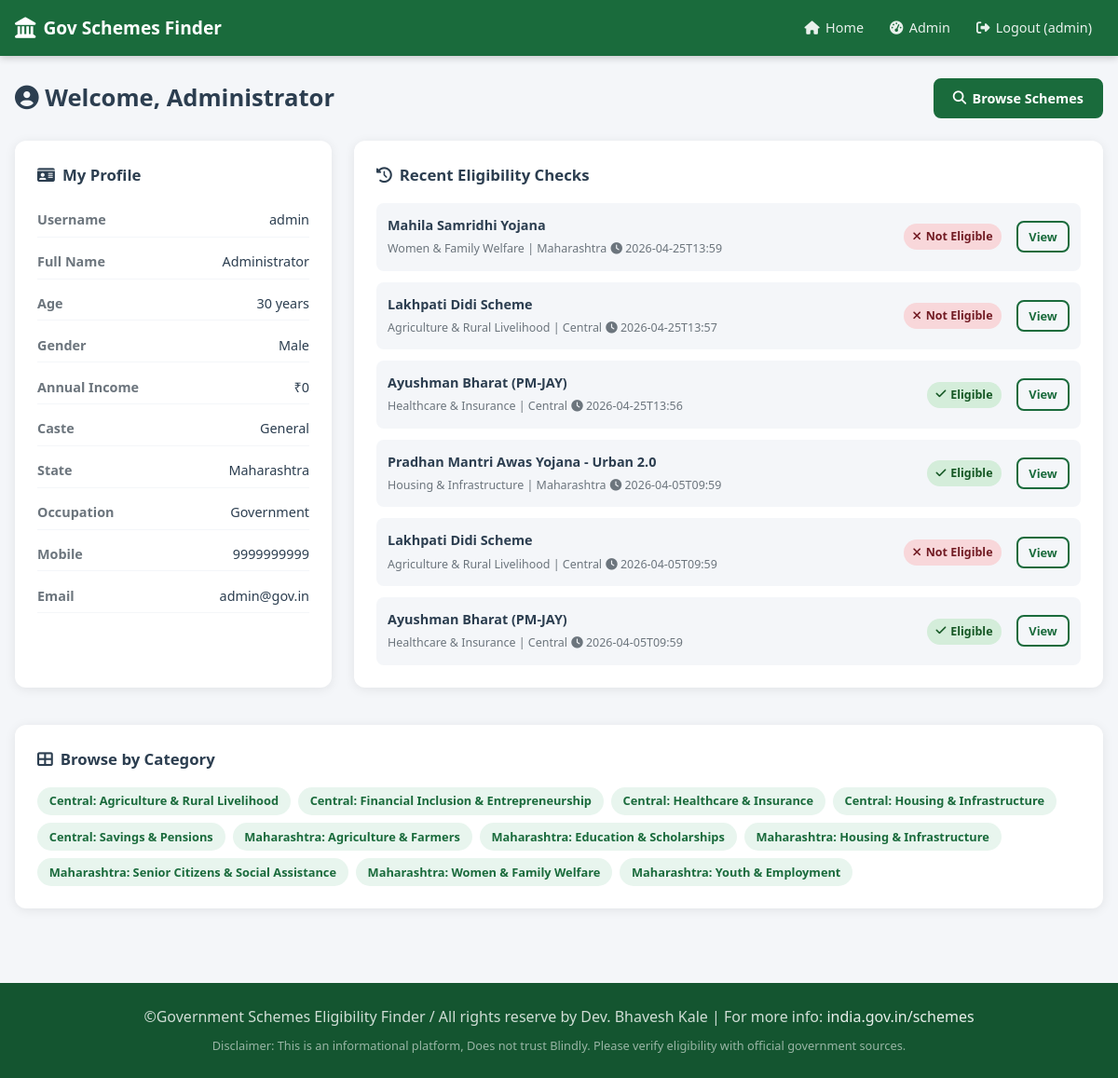
The app's page /dashboard (signed in) with its own data.
### tables this page shows
CREATE TABLE users (
        id INTEGER PRIMARY KEY AUTOINCREMENT,
        username TEXT UNIQUE NOT NULL,
        password TEXT NOT NULL,
        full_name TEXT,
        age INTEGER,
        income REAL,
        caste TEXT,
        gender TEXT,
        state TEXT,
        occupation TEXT,
        mobile TEXT,
        email TEXT,
        role TEXT DEFAULT 'user'
    );

CREATE TABLE eligibility_history (
        id INTEGER PRIMARY KEY AUTOINCREMENT,
        user_id INTEGER,
        scheme_id INTEGER,
        result TEXT,
        reason TEXT,
        checked_at TEXT,
        FOREIGN KEY (user_id) REFERENCES users(id),
        FOREIGN KEY (scheme_id) REFERENCES schemes(id)
    );

CREATE TABLE schemes (
        id INTEGER PRIMARY KEY AUTOINCREMENT,
        name TEXT NOT NULL,
        description TEXT,
        benefits TEXT,
        documents TEXT,
        category TEXT,
        state TEXT
    );

### app.py (the view)
@app.route('/dashboard')
@login_required
def dashboard():
    db = get_db()
    user = db.execute('SELECT * FROM users WHERE id = ?', (session['user_id'],)).fetchone()
    history = db.execute('''SELECT h.*, s.name as scheme_name, s.category, s.state
                            FROM eligibility_history h JOIN schemes s ON h.scheme_id = s.id
                            WHERE h.user_id = ? ORDER BY h.checked_at DESC LIMIT 10''',
                         (session['user_id'],)).fetchall()
    categories = db.execute('SELECT DISTINCT category, state FROM schemes ORDER BY state, category').fetchall()
    return render_template('dashboard.html', user=user, history=history, categories=categories)

### app.py (called while the page is built)
def login_required(f):
    from functools import wraps
    @wraps(f)
    def decorated(*args, **kwargs):
        if 'user_id' not in session:
            flash('Please login first.', 'warning')
            return redirect(url_for('login'))
        return f(*args, **kwargs)
    return decorated

### database.py (called while the page is built)
def get_db():
    if 'db' not in g._get_current_object().__dict__:
        g.db = sqlite3.connect(DATABASE)
        g.db.row_factory = sqlite3.Row
    return g.db

### templates/dashboard.html (shortened to what this page needs)
{% extends 'base.html' %}
{% block content %}
<div class="dashboard-container">
    <div class="dashboard-header">
        <h1><i class="fas fa-user-circle"></i> Welcome, {{ user['full_name'] }}</h1>
        <a href="{{ url_for('schemes') }}" class="btn btn-primary"><i class="fas fa-search"></i> Browse Schemes</a>
    </div>
    <div class="profile-history-grid">
        <div class="profile-card card">
            <h3><i class="fas fa-id-card"></i> My Profile</h3>
            <div class="profile-details">
                <div class="profile-row"><span class="label">Username</span><span>{{ user['username'] }}</span></div>
                <div class="profile-row"><span class="label">Full Name</span><span>{{ user['full_name'] }}</span></div>
                <div class="profile-row"><span class="label">Age</span><span>{{ user['age'] }} years</span></div>
                <div class="profile-row"><span class="label">Gender</span><span>{{ user['gender'] }}</span></div>
                <div class="profile-row"><span class="label">Annual Income</span><span>₹{{ "{:,.0f}".format(user['income']) }}</span></div>
                <div class="profile-row"><span class="label">Caste</span><span>{{ user['caste'] }}</span></div>
                <div class="profile-row"><span class="label">State</span><span>{{ user['state'] }}</span></div>
                <div class="profile-row"><span class="label">Occupation</span><span>{{ user['occupation'] }}</span></div>
                <div class="profile-row"><span class="label">Mobile</span><span>{{ user['mobile'] }}</span></div>
                <div class="profile-row"><span class="label">Email</span><span>{{ user['email'] }}</span></div>
            </div>
        </div>
        <div class="card">
            <h3><i class="fas fa-history"></i> Recent Eligibility Checks</h3>
            {% if history %}
                <div class="history-list">
                    {% for h in history %}
                    <div class="history-item {{ h['result'] }}">
                        <div class="history-info">
                            <strong>{{ h['scheme_name'] }}</strong>
                            <span class="history-meta">{{ h['category'] }} | {{ h['state'] }}</span>
                            <span class="history-date"><i class="fas fa-clock"></i> {{ h['checked_at'][:16] }}</span>
                        </div>
                        <div class="history-result">
                            {% if h['result'] == 'eligible' %}
                                <span class="badge badge-success"><i class="fas fa-check"></i> Eligible</span>
                            {% else %}
                                <span class="badge badge-danger"><i class="fas fa-times"></i> Not Eligible</span>
                            {% endif %}
                        </div>
                        <a href="{{ url_for('scheme_detail', scheme_id=h['scheme_id']) }}" class="btn btn-sm btn-outline">View</a>
                    </div>
                    {% endfor %}
                </div>
            {% else %}
                <div class="empty-state">
                    <i class="fas fa-clipboard-list"></i>
                    <p>No eligibility checks yet.</p>
                    <a href="{{ url_for('schemes') }}" class="btn btn-primary">Check Schemes</a>
                </div>
            {% endif %}
        </div>
    </div>
    <div class="card mt-2">
        <h3><i class="fas fa-th-large"></i> Browse by Category</h3>
        <div class="mini-categories">
            {% for cat in categories %}
            <a href="{{ url_for('schemes', state=cat['state'], category=cat['category']) }}" class="mini-cat-chip">
                {{ cat['state'] }}: {{ cat['category'] }}
            </a>
            {% endfor %}
        </div>
    </div>
</div>
{% endblock %}

### templates/base.html (shortened to what this page needs)
<!DOCTYPE html>
<html lang="en">
<head>
    <link rel="stylesheet" href="{{ url_for('static', filename='css/style.css') }}">
    <link rel="stylesheet" href="https://cdnjs.cloudflare.com/ajax/libs/font-awesome/6.4.0/css/all.min.css">
</head>
<body>
<nav class="navbar">
    <div class="nav-container">
        <a href="{{ url_for('home') }}" class="nav-brand">
            <i class="fas fa-landmark"></i> Gov Schemes Finder
        </a>
        <ul class="nav-links" id="navLinks">
            <li><a href="{{ url_for('home') }}"><i class="fas fa-home"></i> Home</a></li>
            {% if session.user_id %}
                {% if session.role == 'admin' %}
                    <li><a href="{{ url_for('admin_dashboard') }}"><i class="fas fa-tachometer-alt"></i> Admin</a></li>
                {% else %}
                    <li><a href="{{ url_for('dashboard') }}"><i class="fas fa-user"></i> Dashboard</a></li>
                    <li><a href="{{ url_for('schemes') }}"><i class="fas fa-list"></i> Schemes</a></li>
                {% endif %}
                <li><a href="{{ url_for('logout') }}"><i class="fas fa-sign-out-alt"></i> Logout ({{ session.username }})</a></li>
            {% else %}
                <li><a href="{{ url_for('login') }}"><i class="fas fa-sign-in-alt"></i> Login</a></li>
                <li><a href="{{ url_for('signup') }}" class="btn-nav">Register</a></li>
            {% endif %}
        </ul>
    </div>
</nav>
<main class="main-content">
    {% block content %}{% endblock %}
</main>
<footer class="footer">
    <div class="footer-container">
        <p>©Government Schemes Eligibility Finder / All rights reserve by Dev. Bhavesh Kale | For more info: <a href="https://www.india.gov.in/my-government/schemes" target="_blank">india.gov.in/schemes</a></p>
        <p class="disclaimer">Disclaimer: This is an informational platform, Does not trust Blindly. Please verify eligibility with official government sources.</p>
    </div>
</footer>
</body>
</html>

### static/css/style.css (style rules this page uses)
*, *::before, *::after { box-sizing: border-box; margin: 0; padding: 0; }
:root { --primary: #1a6b3c; --primary-dark: #145530; --primary-light: #e8f5ee; --accent: #f7941d; --danger: #e74c3c; --success: #27ae60; --text: #2c3e50; --text-light: #6c757d; --bg: #f4f6f9; --white: #ffffff; --border: #dee2e6; --shadow: 0 2px 12px rgba(0,0,0,0.08); --radius: 12px; }
body { font-family: 'Segoe UI', system-ui, sans-serif; background: var(--bg); color: var(--text); line-height: 1.6; }
a { color: var(--primary); text-decoration: none; }
.navbar { background: var(--primary); color: white; position: sticky; top: 0; z-index: 1000; box-shadow: 0 2px 8px rgba(0,0,0,0.2); }
.nav-container { max-width: 1200px; margin: 0 auto; padding: 0 1rem; display: flex; align-items: center; justify-content: space-between; height: 60px; }
.nav-brand { color: white; font-size: 1.2rem; font-weight: 700; display: flex; align-items: center; gap: 0.5rem; }
.nav-brand i { font-size: 1.4rem; }
.nav-links { list-style: none; display: flex; align-items: center; gap: 0.25rem; }
.nav-links a { color: rgba(255,255,255,0.9); padding: 0.4rem 0.75rem; border-radius: 6px; font-size: 0.9rem; display: flex; align-items: center; gap: 0.4rem; transition: background 0.2s; }
.main-content { max-width: 1200px; margin: 0 auto; padding: 1.5rem 1rem; min-height: calc(100vh - 120px); }
.card { background: var(--white); border-radius: var(--radius); box-shadow: var(--shadow); padding: 1.5rem; margin-bottom: 1.5rem; }
.mt-2 { margin-top: 1rem; }
.btn { display: inline-flex; align-items: center; gap: 0.4rem; padding: 0.5rem 1.2rem; border-radius: 8px; font-size: 0.9rem; font-weight: 600; cursor: pointer; border: 2px solid transparent; transition: all 0.2s; text-decoration: none; }
.btn-primary { background: var(--primary); color: white; border-color: var(--primary); }
.btn-outline { background: transparent; color: var(--primary); border-color: var(--primary); }
.btn-sm { padding: 0.3rem 0.7rem; font-size: 0.8rem; }
.dashboard-header { display: flex; justify-content: space-between; align-items: center; margin-bottom: 1.5rem; flex-wrap: wrap; gap: 1rem; }
.dashboard-header h1 { font-size: 1.6rem; font-weight: 700; }
.profile-history-grid { display: grid; grid-template-columns: 340px 1fr; gap: 1.5rem; }
.profile-card h3, .card h3 { font-size: 1.05rem; font-weight: 700; margin-bottom: 1rem; display: flex; align-items: center; gap: 0.5rem; color: var(--text); }
.profile-details { display: flex; flex-direction: column; gap: 0.5rem; }
.profile-row { display: flex; justify-content: space-between; padding: 0.4rem 0; border-bottom: 1px solid var(--bg); font-size: 0.9rem; }
.profile-row .label { color: var(--text-light); font-weight: 600; }
.history-list { display: flex; flex-direction: column; gap: 0.75rem; }
.history-item { display: flex; align-items: center; gap: 1rem; padding: 0.75rem; border-radius: 8px; background: var(--bg); flex-wrap: wrap; }
.history-info { flex: 1; min-width: 150px; }
.history-info strong { display: block; font-size: 0.9rem; }
.history-meta, .history-date { font-size: 0.78rem; color: var(--text-light); }
.mini-categories { display: flex; flex-wrap: wrap; gap: 0.5rem; }
.mini-cat-chip { background: var(--primary-light); color: var(--primary); padding: 0.3rem 0.8rem; border-radius: 20px; font-size: 0.8rem; font-weight: 600; transition: background 0.2s; }
.badge { display: inline-flex; align-items: center; gap: 0.3rem; padding: 0.25rem 0.6rem; border-radius: 20px; font-size: 0.78rem; font-weight: 700; }
.badge-success { background: #d4edda; color: #155724; }
.badge-danger { background: #f8d7da; color: #721c24; }
.footer { background: var(--primary-dark); color: rgba(255,255,255,0.8); padding: 1.5rem 1rem; text-align: center; margin-top: 2rem; }
.footer-container { max-width: 1200px; margin: 0 auto; }
.footer a { color: rgba(255,255,255,0.9); }
.disclaimer { font-size: 0.8rem; margin-top: 0.5rem; opacity: 0.7; }

### records on screen
users: full_name "Administrator", username "admin", age "30", gender "Male", income "0", caste "General", state "Maharashtra", occupation "Government", mobile "9999999999", email "admin@gov.in"
eligibility_history: scheme_name "Mahila Samridhi Yojana", category "Women & Family Welfare", state "Maharashtra", checked_at "2026-04-25T13:59", result "not_eligible" (drawn)
eligibility_history: scheme_name "Lakhpati Didi Scheme", category "Agriculture & Rural Livelihood", state "Central", checked_at "2026-04-25T13:57", result "not_eligible" (drawn)
eligibility_history: scheme_name "Ayushman Bharat (PM-JAY)", category "Healthcare & Insurance", state "Central", checked_at "2026-04-25T13:56", result "eligible" (drawn)
eligibility_history: scheme_name "Pradhan Mantri Awas Yojana - Urban 2.0", category "Housing & Infrastructure", state "Maharashtra", checked_at "2026-04-05T09:59", result "eligible" (drawn)
eligibility_history: scheme_name "Lakhpati Didi Scheme", category "Agriculture & Rural Livelihood", state "Central", checked_at "2026-04-05T09:59", result "not_eligible" (drawn)
eligibility_history: scheme_name "Ayushman Bharat (PM-JAY)", category "Healthcare & Insurance", state "Central", checked_at "2026-04-05T09:59", result "eligible" (drawn)

### other values on screen
{{ session.username }} "admin"
{{ cat['state'] }} "Central" "Central" "Central" "Central" "Central" "Maharashtra" "Maharashtra" "Maharashtra" "Maharashtra" "Maharashtra" "Maharashtra"
{{ cat['category'] }} "Agriculture & Rural Livelihood" "Financial Inclusion & Entrepreneurship" "Healthcare & Insurance" "Housing & Infrastructure" "Savings & Pensions" "Agriculture & Farmers" "Education & Scholarships" "Housing & Infrastructure" "Senior Citizens & Social Assistance" "Women & Family Welfare" "Youth & Employment"
